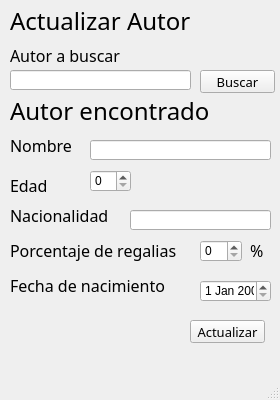
<?xml version="1.0" encoding="UTF-8"?>
<ui version="4.0">
 <class>MainWindow</class>
 <widget class="QMainWindow" name="MainWindow">
  <property name="geometry">
   <rect>
    <x>0</x>
    <y>0</y>
    <width>280</width>
    <height>400</height>
   </rect>
  </property>
  <property name="sizePolicy">
   <sizepolicy hsizetype="Fixed" vsizetype="Fixed">
    <horstretch>0</horstretch>
    <verstretch>0</verstretch>
   </sizepolicy>
  </property>
  <property name="minimumSize">
   <size>
    <width>280</width>
    <height>400</height>
   </size>
  </property>
  <property name="maximumSize">
   <size>
    <width>314</width>
    <height>400</height>
   </size>
  </property>
  <property name="windowTitle">
   <string>Actualizar autor</string>
  </property>
  <widget class="QWidget" name="centralwidget">
   <widget class="QLabel" name="label">
    <property name="geometry">
     <rect>
      <x>10</x>
      <y>0</y>
      <width>201</width>
      <height>41</height>
     </rect>
    </property>
    <property name="font">
     <font>
      <family>Arial Rounded MT Bold</family>
      <pointsize>18</pointsize>
     </font>
    </property>
    <property name="text">
     <string>Actualizar Autor</string>
    </property>
    <property name="textFormat">
     <enum>Qt::AutoText</enum>
    </property>
    <property name="scaledContents">
     <bool>false</bool>
    </property>
    <property name="wordWrap">
     <bool>false</bool>
    </property>
   </widget>
   <widget class="QLabel" name="label_2">
    <property name="geometry">
     <rect>
      <x>10</x>
      <y>130</y>
      <width>71</width>
      <height>31</height>
     </rect>
    </property>
    <property name="font">
     <font>
      <family>Arial Rounded MT Bold</family>
      <pointsize>12</pointsize>
     </font>
    </property>
    <property name="text">
     <string>Nombre</string>
    </property>
   </widget>
   <widget class="QLineEdit" name="txtNombre">
    <property name="geometry">
     <rect>
      <x>90</x>
      <y>140</y>
      <width>181</width>
      <height>20</height>
     </rect>
    </property>
    <property name="font">
     <font>
      <family>Arial</family>
      <pointsize>10</pointsize>
     </font>
    </property>
   </widget>
   <widget class="QLabel" name="label_3">
    <property name="geometry">
     <rect>
      <x>10</x>
      <y>200</y>
      <width>111</width>
      <height>31</height>
     </rect>
    </property>
    <property name="font">
     <font>
      <family>Arial Rounded MT Bold</family>
      <pointsize>12</pointsize>
     </font>
    </property>
    <property name="text">
     <string>Nacionalidad</string>
    </property>
   </widget>
   <widget class="QLineEdit" name="txtNacionalidad">
    <property name="enabled">
     <bool>true</bool>
    </property>
    <property name="geometry">
     <rect>
      <x>130</x>
      <y>210</y>
      <width>141</width>
      <height>20</height>
     </rect>
    </property>
    <property name="font">
     <font>
      <family>Arial</family>
      <pointsize>10</pointsize>
     </font>
    </property>
    <property name="acceptDrops">
     <bool>false</bool>
    </property>
   </widget>
   <widget class="QLabel" name="label_4">
    <property name="geometry">
     <rect>
      <x>10</x>
      <y>170</y>
      <width>71</width>
      <height>31</height>
     </rect>
    </property>
    <property name="font">
     <font>
      <family>Arial Rounded MT Bold</family>
      <pointsize>12</pointsize>
     </font>
    </property>
    <property name="text">
     <string>Edad</string>
    </property>
   </widget>
   <widget class="QLabel" name="label_5">
    <property name="geometry">
     <rect>
      <x>10</x>
      <y>240</y>
      <width>201</width>
      <height>21</height>
     </rect>
    </property>
    <property name="font">
     <font>
      <family>Arial Rounded MT Bold</family>
      <pointsize>12</pointsize>
     </font>
    </property>
    <property name="text">
     <string>Porcentaje de regalias</string>
    </property>
   </widget>
   <widget class="QLabel" name="label_6">
    <property name="geometry">
     <rect>
      <x>10</x>
      <y>270</y>
      <width>171</width>
      <height>31</height>
     </rect>
    </property>
    <property name="font">
     <font>
      <family>Arial Rounded MT Bold</family>
      <pointsize>12</pointsize>
     </font>
    </property>
    <property name="text">
     <string>Fecha de nacimiento</string>
    </property>
   </widget>
   <widget class="QDateEdit" name="dpFecha">
    <property name="geometry">
     <rect>
      <x>200</x>
      <y>280</y>
      <width>71</width>
      <height>22</height>
     </rect>
    </property>
   </widget>
   <widget class="QPushButton" name="btnActualizar">
    <property name="geometry">
     <rect>
      <x>190</x>
      <y>320</y>
      <width>75</width>
      <height>23</height>
     </rect>
    </property>
    <property name="font">
     <font>
      <family>Arial Rounded MT Bold</family>
      <pointsize>10</pointsize>
     </font>
    </property>
    <property name="text">
     <string>Actualizar</string>
    </property>
   </widget>
   <widget class="QSpinBox" name="sbRegalias">
    <property name="geometry">
     <rect>
      <x>200</x>
      <y>240</y>
      <width>42</width>
      <height>22</height>
     </rect>
    </property>
    <property name="minimumSize">
     <size>
      <width>0</width>
      <height>22</height>
     </size>
    </property>
    <property name="maximumSize">
     <size>
      <width>42</width>
      <height>22</height>
     </size>
    </property>
   </widget>
   <widget class="QLabel" name="label_7">
    <property name="geometry">
     <rect>
      <x>250</x>
      <y>240</y>
      <width>21</width>
      <height>21</height>
     </rect>
    </property>
    <property name="font">
     <font>
      <family>Arial Rounded MT Bold</family>
      <pointsize>12</pointsize>
     </font>
    </property>
    <property name="text">
     <string>%</string>
    </property>
   </widget>
   <widget class="QLabel" name="label_8">
    <property name="geometry">
     <rect>
      <x>10</x>
      <y>90</y>
      <width>211</width>
      <height>41</height>
     </rect>
    </property>
    <property name="font">
     <font>
      <family>Arial Rounded MT Bold</family>
      <pointsize>18</pointsize>
     </font>
    </property>
    <property name="text">
     <string>Autor encontrado</string>
    </property>
    <property name="textFormat">
     <enum>Qt::AutoText</enum>
    </property>
    <property name="scaledContents">
     <bool>false</bool>
    </property>
    <property name="wordWrap">
     <bool>false</bool>
    </property>
   </widget>
   <widget class="QLineEdit" name="lineEdit">
    <property name="geometry">
     <rect>
      <x>10</x>
      <y>70</y>
      <width>181</width>
      <height>20</height>
     </rect>
    </property>
   </widget>
   <widget class="QPushButton" name="btnBuscar_2">
    <property name="geometry">
     <rect>
      <x>200</x>
      <y>70</y>
      <width>75</width>
      <height>23</height>
     </rect>
    </property>
    <property name="font">
     <font>
      <family>Arial Rounded MT Bold</family>
      <pointsize>10</pointsize>
     </font>
    </property>
    <property name="text">
     <string>Buscar</string>
    </property>
   </widget>
   <widget class="QLabel" name="label_9">
    <property name="geometry">
     <rect>
      <x>10</x>
      <y>40</y>
      <width>131</width>
      <height>31</height>
     </rect>
    </property>
    <property name="font">
     <font>
      <family>Arial Rounded MT Bold</family>
      <pointsize>12</pointsize>
     </font>
    </property>
    <property name="text">
     <string>Autor a buscar</string>
    </property>
   </widget>
   <widget class="QSpinBox" name="sbEdad">
    <property name="geometry">
     <rect>
      <x>90</x>
      <y>170</y>
      <width>41</width>
      <height>22</height>
     </rect>
    </property>
    <property name="minimumSize">
     <size>
      <width>0</width>
      <height>22</height>
     </size>
    </property>
    <property name="maximumSize">
     <size>
      <width>50</width>
      <height>22</height>
     </size>
    </property>
   </widget>
  </widget>
  <widget class="QMenuBar" name="menubar">
   <property name="geometry">
    <rect>
     <x>0</x>
     <y>0</y>
     <width>280</width>
     <height>21</height>
    </rect>
   </property>
  </widget>
  <widget class="QStatusBar" name="statusbar"/>
 </widget>
 <resources/>
 <connections/>
</ui>
